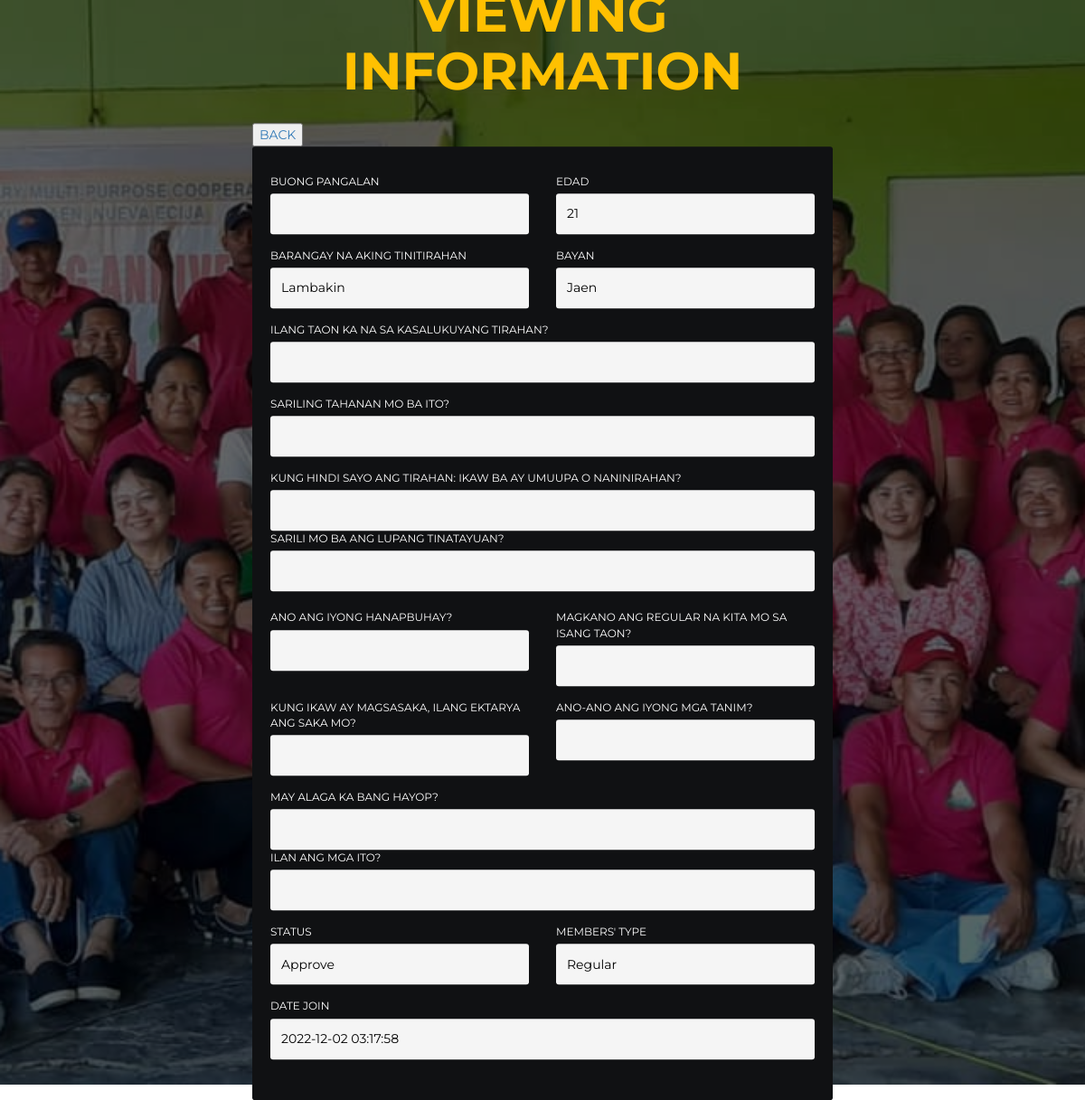
The app's page /memberslist/readinputs.php?id=3 with its own data.
### tables this page shows
CREATE TABLE `members` (
  `id` int(11) NOT NULL,
  `colored_id` blob NOT NULL,
  `tin` varchar(255) NOT NULL,
  `pangalan` varchar(100) NOT NULL,
  `edad` varchar(100) NOT NULL,
  `barangay` varchar(100) NOT NULL,
  `bayan` varchar(100) NOT NULL,
  `attended` varchar(255) NOT NULL,
  `interview` varchar(100) NOT NULL,
  `requirements` varchar(255) NOT NULL,
  `INCreq` varchar(255) NOT NULL,
  `pay` varchar(255) NOT NULL,
  `howmuch` varchar(100) NOT NULL,
  `type` varchar(255) NOT NULL,
  `date_join` timestamp NOT NULL DEFAULT current_timestamp() ON UPDATE current_timestamp(),
  `status` varchar(255) NOT NULL,
  `howmuch2` varchar(100) NOT NULL,
  `howmuch3` varchar(100) NOT NULL,
  `contact` varchar(100) NOT NULL,
  `firstname` varchar(100) NOT NULL,
  `middlename` varchar(100) NOT NULL,
  `lastname` varchar(100) NOT NULL
);

### memberslist/readinputs.php (the view, shortened to what this page needs)
<?php
$id = null;
if (!empty($_GET['id']))
{
    $id = $_REQUEST['id'];
}
if (null == $id) {
header("Location: ../adminpage/admin.php");
}
else {
        $pdo = Database::connect();
        $pdo->setAttribute(PDO::ATTR_ERRMODE, PDO::ERRMODE_EXCEPTION);
        $sql = "SELECT * FROM members where id = ?";
        $query = $pdo->prepare($sql);
        $query->execute(array($id));
        $data = $query->fetch(PDO::FETCH_ASSOC);
}
?>
<!DOCTYPE html>
<html lang="en">
<head>
    <link type="text/css" rel="stylesheet" href="css-read/bootstrap.min.css" />
    <link type="text/css" rel="stylesheet" href="css-read/style.css" />
</head>
<body>
    <div id="booking" class="section">
        <div class="section-center">
            <div class="container">
                <div class="row">
                    <div class="booking-form">
                        <div class="form-header">
                            <h1>VIEWING INFORMATION</h1>
                        </div>
                            <a href="memberstable.php"><button>BACK</button></a>
                        <form>
                            <div class="row">
                                <div class="col-sm-6">
                                    <div class="form-group">
                                        <span class="form-label">Buong pangalan</span>
                                        <input id="pc" class="form-control"
                                        type="text"
                                        name="pangalan"
                                        placeholder="<?php echo $data['pangalan']; ?>"
                                        value="<?php echo !empty($pangalan)?$pangalan:'';?>" readonly="readonly"/>
                                    </div>
                                    </div>
                                    <div class="col-sm-6">
                                    <div class="form-group">
                                         <span class="form-label">Edad</span>
                                        <input  id="pc"
                                         class="form-control"
                                         type="text"
                                         name="edad"
                                        placeholder="<?php echo $data['edad']; ?>"
                                        value="<?php echo !empty($edad)?$edad:'';?>"
                                        readonly="readonly"/>
                                    </div>
                                    </div>
                                    </div>
                                    <div class="row">
                                    <div class="col-sm-6">
                                    <div class="form-group">
                                        <span class="form-label">Barangay na aking tinitirahan</span>
                                        <input  id="pc"
                                        class="form-control"
                                        type="text"
                                        name="barangay"
                                        placeholder="<?php echo $data['barangay']; ?>"
                                        value="<?php echo !empty($barangay)?$barangay:'';?>"
                                        readonly="readonly"/>
                                    </div>
                        </div>
                               <div class="col-sm-6">
                                    <div class="form-group">
                                         <span class="form-label">Bayan</span>
                                        <input  id="pc"
                                        class="form-control"
                                        type="text"
                                        name="bayan"
                                        placeholder="<?php echo $data['bayan']; ?>"
                                        value="<?php echo !empty($bayan)?$bayan:'';?>"
                                        readonly="readonly"/>
                                    </div>
                                </div>
                            </div>
                            <div class="form-group">
                                <div class="form-group">
                                <span class="form-label">Ilang taon ka na sa kasalukuyang tirahan?</span>
                                <input class="form-control"
                                type="number"
                                name="taon"
                                placeholder="<?php echo $data['taon']; ?>"
                                value="<?php echo !empty($taon)?$taon:'';?>"
                                readonly="readonly"/>
                            </div>
                        </div>
                            <div class="form-group">
                           <div class="rs-select2 js-select-simple select--no-search">
                                <span class="form-label">Sariling tahanan mo ba ito?</span>
                                <input  id="pc"
                                class="form-control"
                                name="sarili"
                                placeholder="<?php echo $data['sarili']; ?>"
                                value="<?php echo !empty($sarili)?$sarili:'';?>"
                                readonly="readonly"/>
                                </div>
                                </div>
                            <div class="form-group">
                             <div class="rs-select2 js-select-simple select--no-search">
                                <span class="form-label">Kung hindi sayo ang tirahan: Ikaw ba ay Umuupa o Naninirahan?</span>
                                <input  id="pc"
                                class="form-control"
                                name="umuupa"
                                placeholder="<?php echo $data['umuupa']; ?>"
                                value="<?php echo !empty($umuupa)?$umuupa:'';?>"
                                readonly="readonly"/>
                            </div>
                            <div class="form-group">
                            <div class="rs-select2 js-select-simple select--no-search">
                                <span class="form-label">Sarili mo ba ang lupang tinatayuan?</span>
                                <input  id="pc"
                                class="form-control"
                                name="sarili"
                                placeholder="<?php echo $data['sarili']; ?>"
                                value="<?php echo !empty($sarili)?$sarili:'';?>"
                                readonly="readonly"/>
                            </div>
                            <br>
                            <div class="row">
                             <div class="col-sm-6">
                            <div class="form-group">
                            <span class="form-label">Ano ang iyong hanapbuhay?</span>
                                        <input id="pc"
                                       class ="form-control"
                                        type="text"
                                        name="hanapbuhay"
                                        placeholder="<?php echo $data['hanapbuhay']; ?>"
                                        value="<?php echo !empty($hanapbuhay)?$hanapbuhay:'';?>" readonly="readonly"/>
                                    </div>
                                    </div>
                                    <div class="col-sm-6">
                             <div class="form-group">
                                <span class="form-label">Magkano ang regular na kita mo sa isang taon?</span>
                                <input class="form-control"
                                type="number"
                                name="kita"
                                placeholder="<?php echo $data['kita']; ?>"
                                value="<?php echo !empty($kita)?$kita:'';?>"
                                readonly="readonly"/>
                            </div>
                            </div>
                        </div>
                        <div class="row">
                             <div class="col-sm-6">
                             <div class="form-group">
                                <span class="form-label">Kung ikaw ay magsasaka, ilang ektarya ang saka mo?</span>
                                <input class="form-control"
                                type="text"
                                name="ektarya"
                                placeholder="<?php echo $data['ektarya']; ?>"
                                value="<?php echo !empty($ektarya)?$ektarya:'';?>"
                                readonly="readonly"/>
                            </div>
                        </div>
                             <div class="col-sm-6">
                             <div class="rs-select2 js-select-simple select--no-search">
                                <span class="form-label">Ano-ano ang iyong mga tanim?</span>
                                <input  id="pc"
                                class="form-control"
                                name="tanim"
                                placeholder="<?php echo $data['tanim']; ?>"
                                value="<?php echo !empty($tanim)?$tanim:'';?>"
                                readonly="readonly"/>
                        </div>
                            </div>
                        </div>
                            <div class="rs-select2 js-select-simple select--no-search">
                                <span class="form-label">May alaga ka bang hayop?</span>
                                <input  id="pc"
                                class="form-control"
                                name="hayop"
                                placeholder="<?php echo $data['hayop']; ?>"
                                value="<?php echo !empty($hayop)?$hayop:'';?>" readonly="readonly"/>
                                </div>
                            <div class="form-group">
                                <span class="form-label">Ilan ang mga ito?</span>
                                <input class="form-control"
                                type="number"
                                name="ilan"
                                placeholder="<?php echo $data['ilan']; ?>"
                                value="<?php echo !empty($ilan)?$ilan:'';?>"
                                readonly="readonly"/>
                            </div>
                            <div class="row">
                             <div class="col-sm-6">
                            <div class="form-group">
                                <span class="form-label">Status</span>
                                <input class="form-control"
                                type="number"
                                name="status"
                                placeholder="<?php echo $data['status']; ?>"
                                value="<?php echo !empty($status)?$status:'';?>"
                                readonly="readonly"/>
                            </div>   </div>
                             <div class="col-sm-6">
                            <div class="form-group">
                                <span class="form-label">Members' type</span>
                                <input class="form-control"
                                type="number"
                                name="type"
                                placeholder="<?php echo $data['type']; ?>"
                                value="<?php echo !empty($type)?$type:'';?>"
                                readonly="readonly"/>
                                </div>
                            </div>
                        </div>
						<div class="form-group">
                            <span class="form-label">Date Join</span>
                                    <input class="form-control"
									type="text"
									name="date_join"
                                    placeholder="<?php echo $data['date_join']; ?>"
									value="<?php echo !empty($date_join)?$date_join:'';?>">
						</div>
                                            </div>
                                        </div>
                                    </div>
                                </div>
                            </div>
                    </div>
                </div>
</body>
</html>

### memberslist/css-read/style.css (style rules this page uses)
.section { position: relative; height: 100vh; }
.section .section-center { position: absolute; top: 50%; left: 0; right: 0; -webkit-transform: translateY(-50%); transform: translateY(-50%); }
#booking::before { content: ''; position: absolute; left: 0; right: 0; bottom: 0; top: 0; background: rgba(0, 0, 0, 0.6); }
.booking-form { max-width: 642px; width: 100%; margin: auto; }
.booking-form .form-header { text-align: center; margin-bottom: 25px; }
.booking-form .form-header h1 { font-size: 58px; text-transform: uppercase; font-weight: 700; color: #ffc001; margin: 0px; }
.booking-form>form { background-color: #101113; padding: 30px 20px; border-radius: 3px; }
.booking-form .form-group { position: relative; margin-bottom: 15px; }
.booking-form .form-control { background-color: #f5f5f5; border: none; height: 45px; border-radius: 3px; -webkit-box-shadow: none; box-shadow: none; font-weight: 400; color: #101113; }
.booking-form .form-control::placeholder { color: black; }
.booking-form .form-label { color: #fff; font-size: 12px; font-weight: 400; margin-bottom: 5px; display: block; text-transform: uppercase; }

### memberslist/readinputs.php (style rules this page uses)
#booking { font-family: 'Montserrat', sans-serif; background-image: url('img/bg.jpg'); background-size: cover; height: 150vh; background-position: center; }

### records on screen
members: edad "21", barangay "Lambakin", bayan "Jaen", status "Approve", type "Regular", date_join "2022-12-02 03:17:58"
